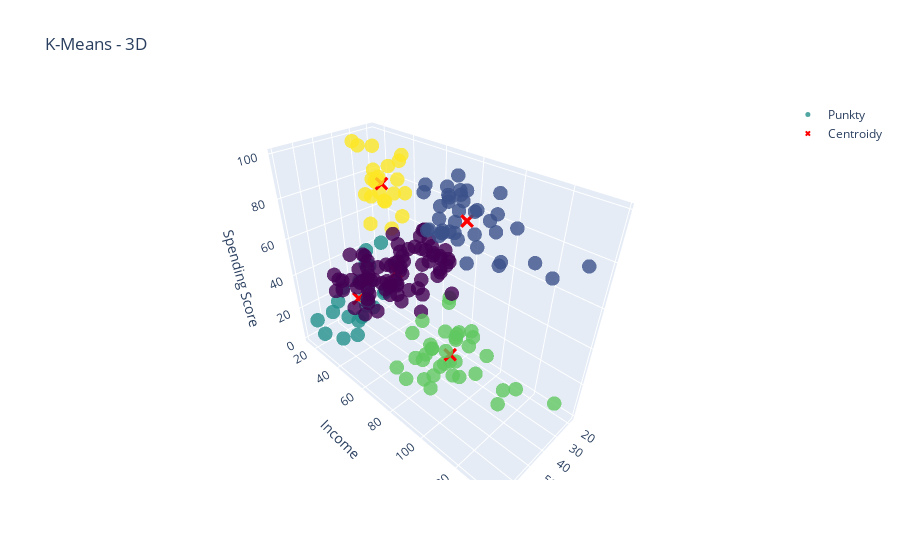

Notebook cell for this chart:
### Code cell
import plotly.graph_objects as go

scatter_points = go.Scatter3d(
    x=Q.iloc[:, 0],
    y=Q.iloc[:, 1],
    z=Q.iloc[:, 2],
    mode='markers',
    marker=dict(
        size=5,
        color=pred,
        colorscale='Viridis',
        opacity=0.8
    ),
    name='Punkty'
)

scatter_centroids = go.Scatter3d(
    x=mall.centroids[:, 0],
    y=mall.centroids[:, 1],
    z=mall.centroids[:, 2],
    mode='markers',
    marker=dict(
        size=5,
        color='red',
        symbol='x'
    ),
    name='Centroidy'
)

fig = go.Figure(data=[scatter_points, scatter_centroids])

fig.update_layout(
    scene=dict(
        xaxis_title='Age',
        yaxis_title='Income',
        zaxis_title='Spending Score'
    ),
    title='K-Means - 3D'
)

fig.show()

### Figure 1 — Plotly figure (JSON) as saved in the notebook; plotly's stock layout.template omitted (floating-point values rounded to 4 significant figures; data arrays with more than 128 entries replaced by an {"elided": "..."} marker saying what was removed)
{"data": [{"marker": {"color": {"elided": "200 int values"}, "colorscale": [[0, "#440154"], [0.1111, "#482878"], [0.2222, "#3e4989"], [0.3333, "#31688e"], [0.4444, "#26828e"], [0.5556, "#1f9e89"], [0.6667, "#35b779"], [0.7778, "#6ece58"], [0.8889, "#b5de2b"], [1, "#fde725"]], "opacity": 0.8, "size": 5}, "mode": "markers", "name": "Punkty", "type": "scatter3d", "x": {"elided": "200 int values"}, "y": {"elided": "200 int values"}, "z": {"elided": "200 int values"}}, {"marker": {"color": "red", "size": 5, "symbol": "x"}, "mode": "markers", "name": "Centroidy", "type": "scatter3d", "x": [43, 32, 45, 40, 25], "y": [55, 86, 26, 87, 26], "z": [49, 82, 20, 17, 78]}], "layout": {"scene": {"xaxis": {"title": {"text": "Age"}}, "yaxis": {"title": {"text": "Income"}}, "zaxis": {"title": {"text": "Spending Score"}}}, "title": {"text": "K-Means - 3D"}}}
